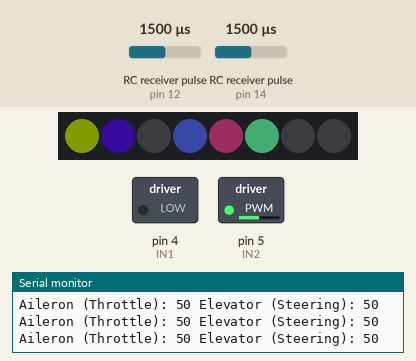
This sketch was run on a simulated Arduino Uno, built with avr-gcc and run on an emulated ATmega328P. On the bench: 8 RGB LEDs in strip order, left to right, switched loads named in the sketch (green lamp = pin HIGH), the last lines printed to the serial monitor. Wiring (inferred from the names in the program): 2 × RC receiver channel: data pin 12 / data pin 14. The inputs (shaded band) are chosen by the test bench; at power-on: RC receiver pulse (sensors on pin 12, pin 14) 1500 µs. Dim RGB values are drawn brighter than linear; random numbers use the default seed unless the sketch sets one.

Above: at 1.2 s.
1.3 s: RC receiver pulse (sensor on pin 12) set to 1020 µs
At 1.4 s:
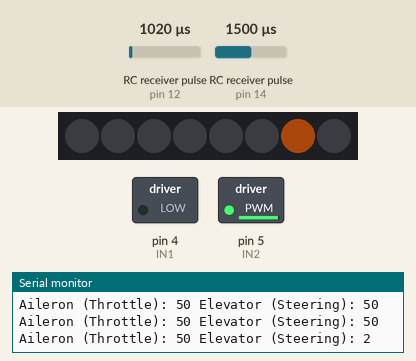
3.3 s: RC receiver pulse (sensor on pin 12) set to 1250 µs
At 3.48 s:
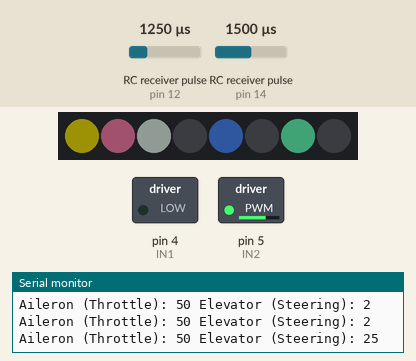
5.3 s: RC receiver pulse (sensor on pin 14) set to 1020 µs
At 5.56 s:
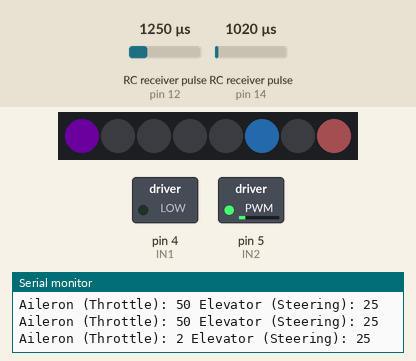
7.3 s: RC receiver pulse (sensor on pin 14) set to 1980 µs
At 7.48 s:
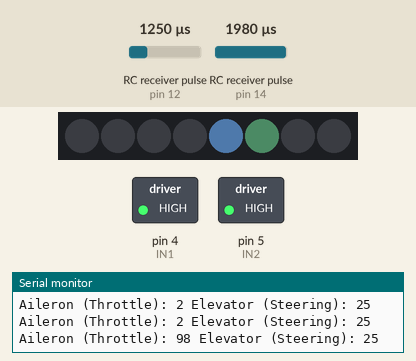
9.3 s: RC receiver pulse (sensor on pin 12) set to 1980 µs
At 9.4 s:
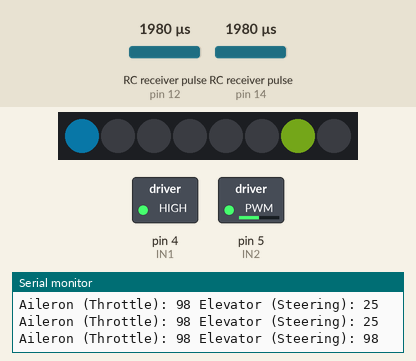
11.3 s: RC receiver pulse (sensor on pin 14) set to 1250 µs
At 11.48 s:
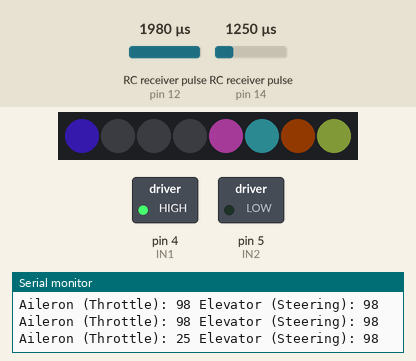
Timing chart, 0 to 16.1 s (numbered marks = the images above; inputs shaded):
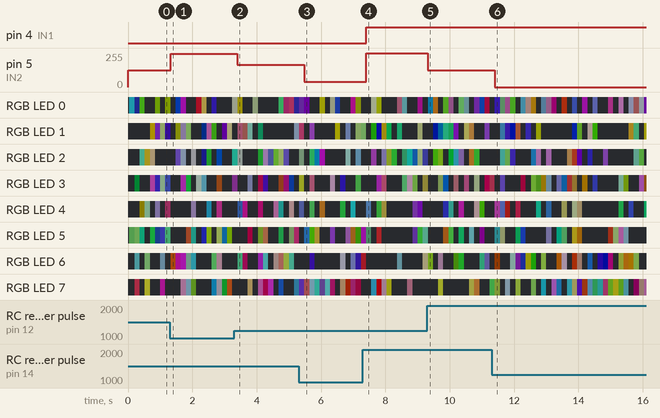

The sketch:

rover-elrs-PWM-8871-4.ino
```cpp
#include <Adafruit_NeoPixel.h>

// Define pins for each RC channel
int aileronPin = 14;   // Channel 1 (Throttle) // D5
int elevatorPin = 12;  // Channel 2 (Steering) // D6

// WS2812 LED Strip Configuration
#define LED_PIN 15 // nodemcu pin D8
#define LED_COUNT 8
Adafruit_NeoPixel strip(LED_COUNT, LED_PIN, NEO_GRB + NEO_KHZ800);

// Updated comments for IN1 and IN2 to reflect their role as single control pins
const int IN1 = 4; // Control pin for Motor 1  // D3 (was GPIO2 on NodeMCU D4, now D2/GPIO4)
const int IN2 = 5; // Control pin for Motor 2 // D4 (was GPIO0 on NodeMCU D3, now D1/GPIO5)

const int PWM_MAX = 255;  // ESP8266 PWM range is 0-255 for analogWrite.
                          // Note: Default ESP8266 analogWrite range is 0-1023.
                          // Call analogWriteRange(255) in setup if 0-255 is desired.
const int PWM_STOP = PWM_MAX / 2;  // Approx. 127, this is brake/neutral for DRV8871 single-pin
const int PWM_MIN_MOVING = 10; // Minimum offset from PWM_STOP to ensure movement


long aileronControl;  // Mapped value from aileron channel (0-100)
long elevatorControl; // Mapped value from elevator channel (0-100)

// Reads the PWM signal from the aileron channel and maps it to 0-100
long readAileronControlSignal() {
    unsigned long rawPWM = pulseIn(aileronPin, HIGH, 25000);
    // If signal is lost (timeout) or clearly out of valid RC pulse range, return neutral (50)
    // Valid RC pulses are typically 1000-2000us. Values outside ~900-2100us are treated as invalid.
    if (rawPWM == 0 || rawPWM < 900 || rawPWM > 2100) {
        return 50; // Mid-point for 0-100 scale (1500us equivalent), results in stop
    }
    // Otherwise, the signal is likely valid; constrain it to the standard 1000-2000us range and map
    long constrainedPWM = constrain(rawPWM, 1000, 2000);
    return map(constrainedPWM, 1000, 2000, 0, 100);
}

// Reads the PWM signal from the elevator channel and maps it to 0-100
long readElevatorControlSignal() {
    unsigned long rawPWM = pulseIn(elevatorPin, HIGH, 25000);
    // If signal is lost (timeout) or clearly out of valid RC pulse range, return neutral (50)
    // Valid RC pulses are typically 1000-2000us. Values outside ~900-2100us are treated as invalid.
    if (rawPWM == 0 || rawPWM < 900 || rawPWM > 2100) {
        return 50; // Mid-point for 0-100 scale (1500us equivalent), results in stop
    }
    // Otherwise, the signal is likely valid; constrain it to the standard 1000-2000us range and map
    long constrainedPWM = constrain(rawPWM, 1000, 2000);
    return map(constrainedPWM, 1000, 2000, 0, 100);
}

void setup() {
    pinMode(aileronPin, INPUT);
    pinMode(elevatorPin, INPUT); // Initialize elevator pin

    pinMode(IN1, OUTPUT);
    pinMode(IN2, OUTPUT);

    // Initialize motors to brake state
    analogWrite(IN1, PWM_STOP);
    analogWrite(IN2, PWM_STOP);

    Serial.begin(9600);
    // If you intend PWM_MAX to be 255, you might need to call:
    // analogWriteRange(255);
    // Otherwise, analogWrite will use a 0-1023 range by default on ESP8266.

    strip.begin();           // INITIALIZE NeoPixel strip object (REQUIRED)
    strip.show();            // Turn OFF all pixels ASAP
    strip.setBrightness(50); // Set BRIGHTNESS to about 1/5 (max = 255)
}

// Updated helper function to control a single motor using one control pin
// motorCtrlPin: The pin connected to the motor driver's input (e.g., IN1 for motor 1)
// pwmVal: -255 (full backward) to 255 (full forward), 0 for brake
void setMotorOutput(int motorCtrlPin, int pwmVal) {
    int actualPwm;
    if (pwmVal == 0) {
        actualPwm = PWM_STOP; // Brake
    } else if (pwmVal > 0) { // Forward
        // Map pwmVal from (1 to 255) to (PWM_STOP + PWM_MIN_MOVING to PWM_MAX)
        actualPwm = map(pwmVal, 1, 255, PWM_STOP + PWM_MIN_MOVING, PWM_MAX);
        // Ensure the value is within the defined forward motion range
        actualPwm = constrain(actualPwm, PWM_STOP + PWM_MIN_MOVING, PWM_MAX);
    } else { // Backward (pwmVal < 0)
        // Map abs(pwmVal) from (1 to 255) to (PWM_STOP - PWM_MIN_MOVING to 0)
        actualPwm = map(abs(pwmVal), 1, 255, PWM_STOP - PWM_MIN_MOVING, 0);
        // Ensure the value is within the defined reverse motion range
        actualPwm = constrain(actualPwm, 0, PWM_STOP - PWM_MIN_MOVING);
    }
    analogWrite(motorCtrlPin, actualPwm);
}

// Helper function to map RC control input (0-100) to an output range (e.g., -255 to 255)
// with a deadband around the center (e.g., 50).
long mapWithDeadband(long rcValue, int rcMin, int rcMax, int rcCenter, int deadbandRadius, int outMin, int outMax) {
    long mappedValue = 0;
    int deadbandLower = rcCenter - deadbandRadius;
    int deadbandUpper = rcCenter + deadbandRadius;

    if (rcValue < deadbandLower) {
        // Map the range [rcMin, deadbandLower - 1] to [outMin, -1]
        // Ensure deadbandLower - 1 is not less than rcMin
        if (deadbandLower -1 < rcMin) {
             mappedValue = outMin;
        } else {
            mappedValue = map(rcValue, rcMin, deadbandLower - 1, outMin, -1);
        }
    } else if (rcValue > deadbandUpper) {
        // Map the range [deadbandUpper + 1, rcMax] to [1, outMax]
        // Ensure deadbandUpper + 1 is not greater than rcMax
        if (deadbandUpper + 1 > rcMax) {
            mappedValue = outMax;
        } else {
            mappedValue = map(rcValue, deadbandUpper + 1, rcMax, 1, outMax);
        }
    } else {
        // Inside deadband
        mappedValue = 0;
    }
    return constrain(mappedValue, outMin, outMax);
}

// Function to create a random blinking effect for WS2812 LEDs
void randomBlinkEffect() {
    for (int i = 0; i < LED_COUNT; i++) {
        // Turn on a random LED with a random color
        if (random(0, 2) == 1) { // 50% chance to turn on this LED
            strip.setPixelColor(i, strip.Color(random(0, 256), random(0, 256), random(0, 256)));
        } else {
            strip.setPixelColor(i, strip.Color(0, 0, 0)); // Turn off
        }
    }
    strip.show();   // Send the updated pixel colors to the hardware.
    delay(100);     // Wait a short period
}

void loop() {
    // Read mapped control signals from each channel
    aileronControl = readAileronControlSignal();   // Throttle (0-100)
    elevatorControl = readElevatorControlSignal(); // Steering (0-100)

    // Print the mapped control signal values to the Serial Monitor
    Serial.print("Aileron (Throttle): ");
    Serial.print(aileronControl);
    Serial.print(" Elevator (Steering): ");
    Serial.print(elevatorControl);
    Serial.println();

    // Define deadband radius (e.g., +/- 5 around center of 50 for a 0-100 input)
    // This means input values from 45 to 55 (inclusive if center is 50 and radius is 5) will be treated as 0.
    int deadbandRadius = 15;
    float steeringFactor = 1; // Adjust this value to change steering sensitivity
    float throttleFactor = 1; // Adjust this value to change throttle sensitivity (e.g., 1.2 for 20% stronger throttle)

    // Map control values with deadband
    long rawThrottleValue = mapWithDeadband(aileronControl, 0, 100, 50, deadbandRadius, -255, 255);
    long rawSteeringValue = mapWithDeadband(elevatorControl, 0, 100, 50, deadbandRadius, -255, 255);

    // Apply sensitivity factors
    long throttleValue = rawThrottleValue * throttleFactor;
    long adjustedSteeringValue = rawSteeringValue * steeringFactor;

    // Mix throttle and steering for differential drive
    long motor1Pwm = throttleValue + adjustedSteeringValue;
    long motor2Pwm = throttleValue - adjustedSteeringValue;

    // Constrain PWM values to the valid range [-255, 255]
    motor1Pwm = constrain(motor1Pwm, -255, 255);
    motor2Pwm = constrain(motor2Pwm, -255, 255);

    // Set motor speeds and directions using the updated function
    setMotorOutput(IN1, motor1Pwm); // Motor 1
    setMotorOutput(IN2, motor2Pwm); // Motor 2

    // Add the LED effect
    randomBlinkEffect();

    delay(20);  // Shorter delay for better responsiveness
}
```

Measured:
- after the input at 1.3 s, pin 5 (IN2): 127/255 → 248/255 at once
- after the input at 3.3 s, pin 5 (IN2): 248/255 → 168/255 after 0.10 s
- after the input at 5.3 s, pin 5 (IN2): 168/255 → 39/255 after 0.18 s
- after the input at 7.3 s, pin 4 (IN1): LOW → HIGH after 0.10 s; pin 5 (IN2): 39/255 → 255/255 after 0.10 s
- after the input at 9.3 s, pin 5 (IN2): 255/255 → 127/255 at once
- after the input at 11.3 s, pin 5 (IN2): 127/255 → 0/255 after 0.10 s
